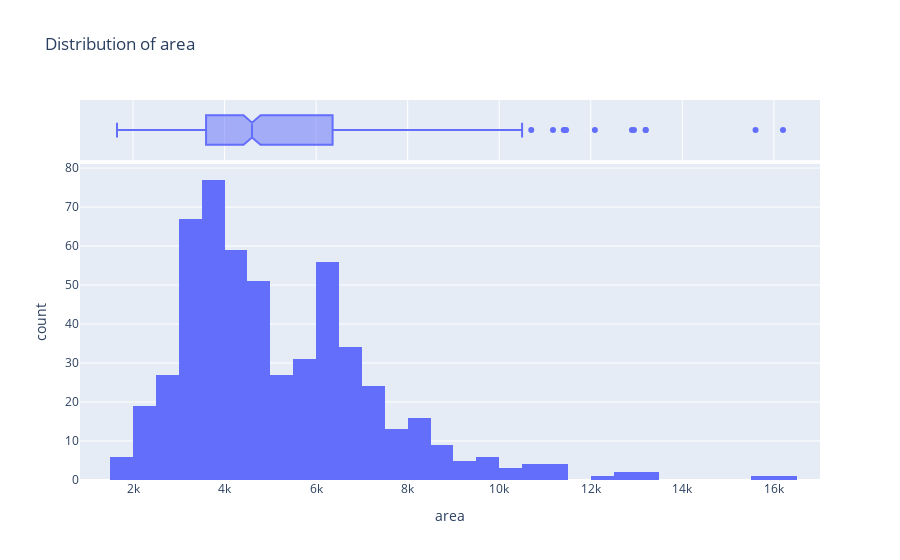

This figure's notebook cell:
### Code cell
# area Distribution

data_engineering.plot_feature_distribution(df_cleaned, 'area', is_categorical=False)

### Figure 1 — Plotly figure (JSON) as saved in the notebook; plotly's stock layout.template omitted (floating-point values rounded to 4 significant figures; data arrays with more than 128 entries replaced by an {"elided": "..."} marker saying what was removed)
{"data": [{"alignmentgroup": "True", "bingroup": "x", "hovertemplate": "area=%{x}<br>count=%{y}<extra></extra>", "legendgroup": "", "marker": {"color": "#636efa", "pattern": {"shape": ""}}, "name": "", "offsetgroup": "", "orientation": "v", "showlegend": false, "type": "histogram", "x": {"elided": "545 int values"}, "xaxis": "x", "yaxis": "y"}, {"alignmentgroup": "True", "hovertemplate": "area=%{x}<extra></extra>", "legendgroup": "", "marker": {"color": "#636efa"}, "name": "", "notched": true, "offsetgroup": "", "showlegend": false, "type": "box", "x": {"elided": "545 int values"}, "xaxis": "x2", "yaxis": "y2"}], "layout": {"barmode": "relative", "legend": {"tracegroupgap": 0}, "title": {"text": "Distribution of area"}, "xaxis": {"anchor": "y", "domain": [0, 1], "title": {"text": "area"}}, "xaxis2": {"anchor": "y2", "domain": [0, 1], "matches": "x", "showgrid": true, "showticklabels": false}, "yaxis": {"anchor": "x", "domain": [0, 0.8316], "title": {"text": "count"}}, "yaxis2": {"anchor": "x2", "domain": [0.8416, 1], "matches": "y2", "showgrid": false, "showline": false, "showticklabels": false, "ticks": ""}}}
